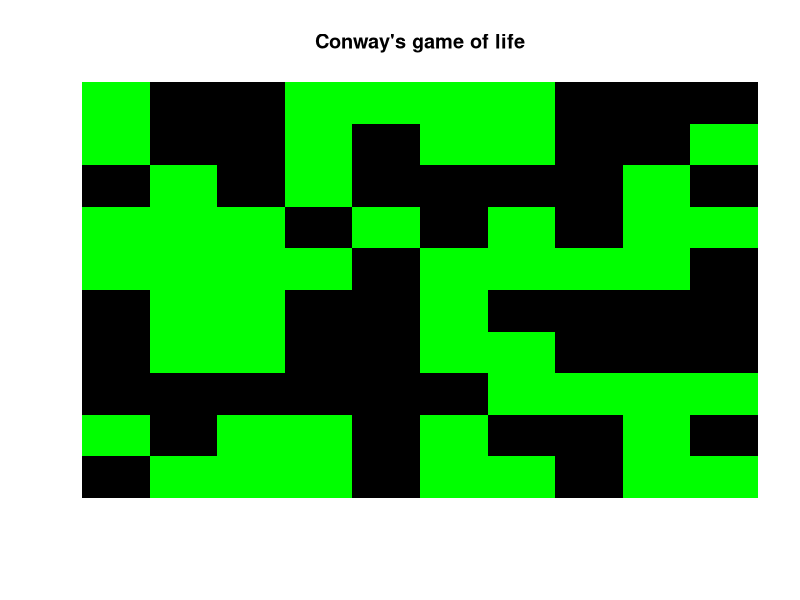
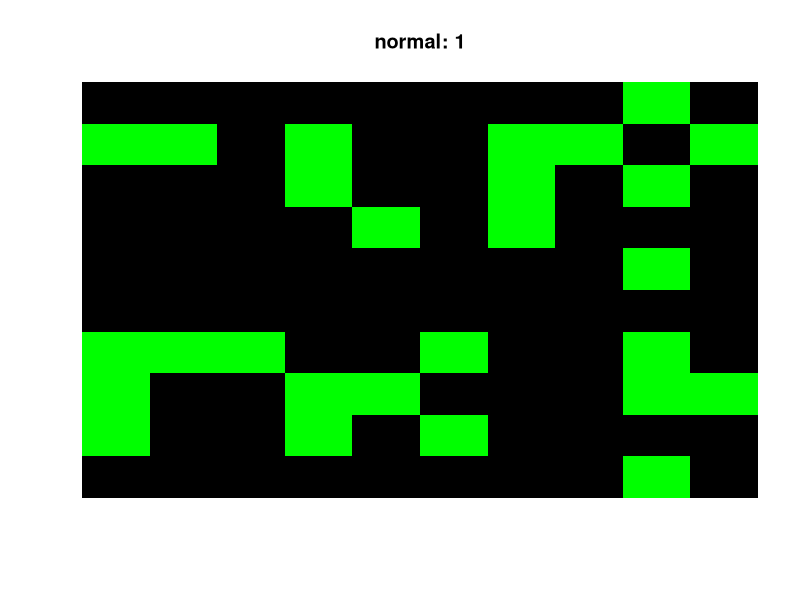
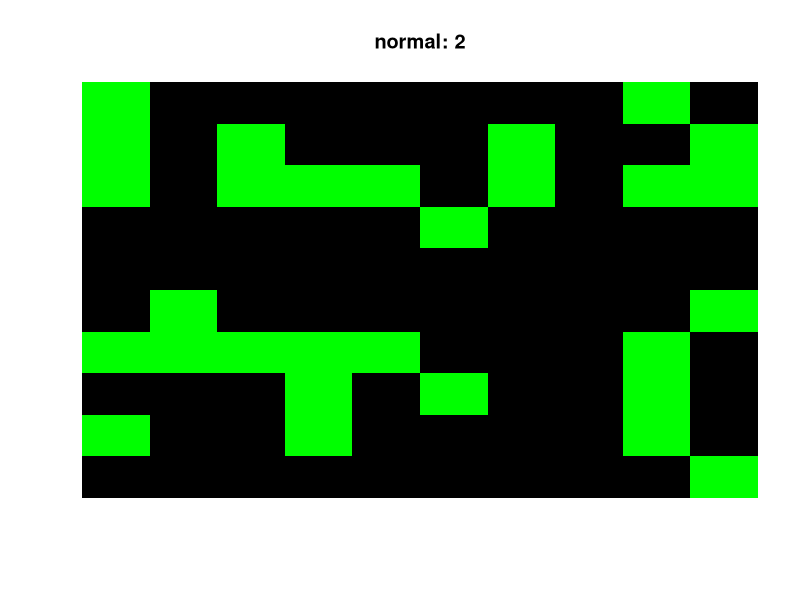
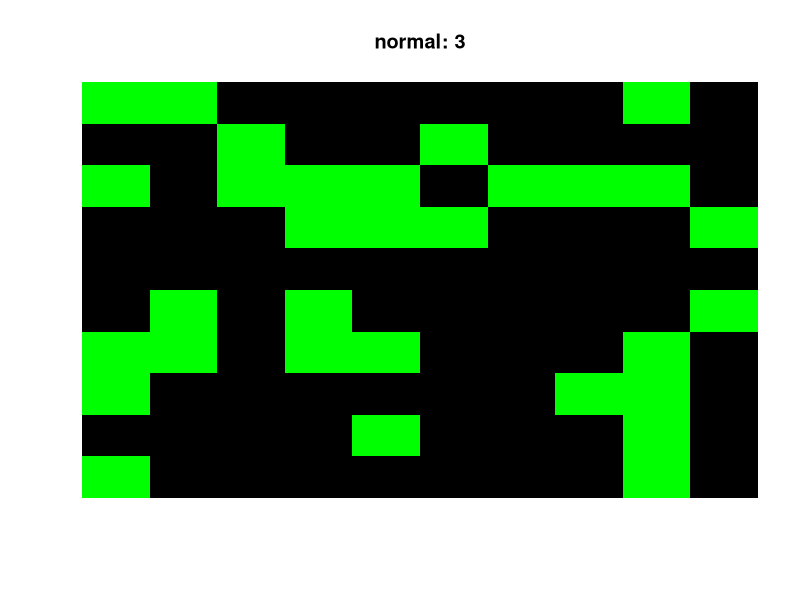
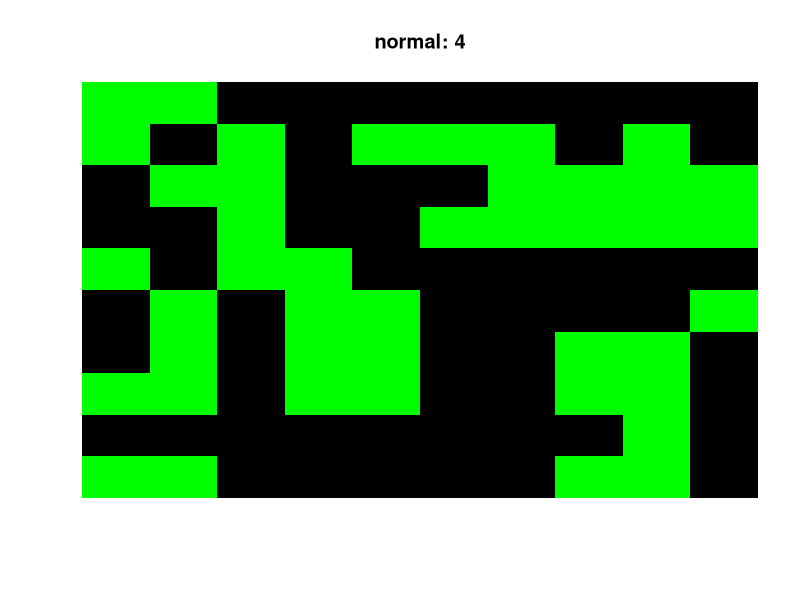
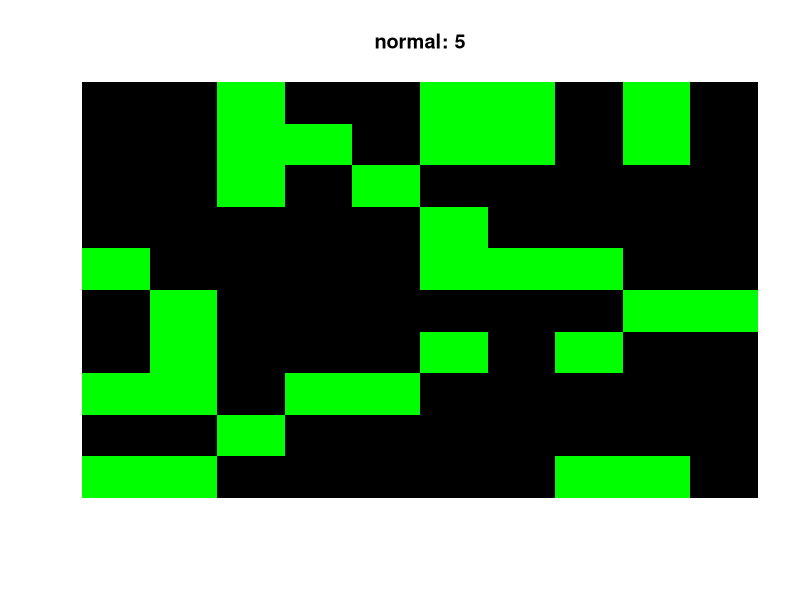
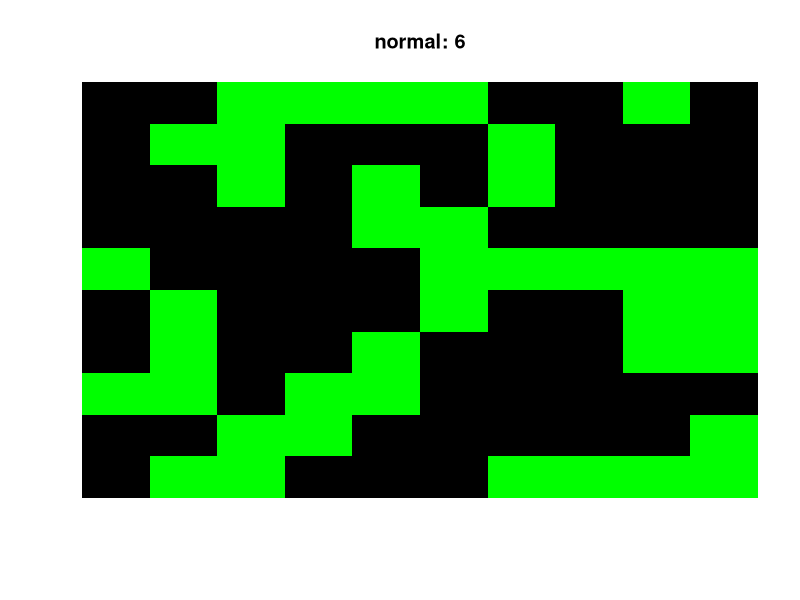
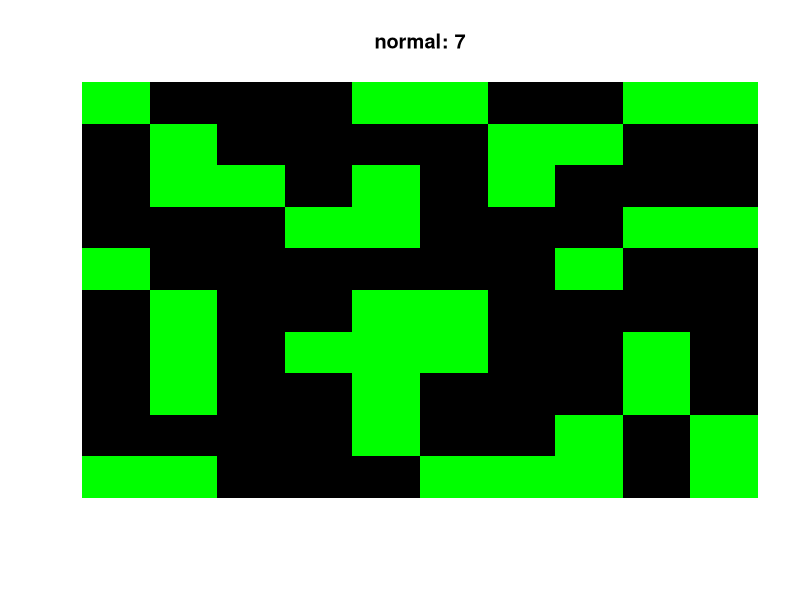

Write the R code that produced these figures, in order.

SIZE = readline("Size(default: 10): ")
SIZE = if(SIZE == "") 10 else as.numeric(SIZE)
BG_COLOR = "black"
FW_COLOR = "green"

BORN = 1
SURVIVES = 2

DEATH = BORN-1
ALIVE = SURVIVES-1

weightingAdder <- function(M) {
  TMP = matrix(0, nrow=SIZE, ncol=SIZE, byrow=T)
  for (i in 1:SIZE) {
    for (j in 1:SIZE) {
      if (M[i,j] == 0)  next
      for (k in -1:1) {
        for (l in -1:1) {
          if (k == 0 && l == 0) next
          x = i + k
          y = j + l
          if (i+k == 0)  x = SIZE
          else if (i+k == SIZE+1) x = 1
          if (j+l == 0)  y = SIZE
          else if (j+l == SIZE+1) y = 1

          TMP[x,y] = TMP[x,y] + 1
        }
      }
    }
  }
  return(TMP)
}

# Deprecated function
opt <- function(M) {
  return(t(apply(M,2,rev)))
}

title = "Conway's game of life"
cat('Type: {fill, empty, random}={f, e, r}\n')
type <- readline("Type: ")
if (type == "f") {
  A = matrix(1, nrow=SIZE, ncol=SIZE, byrow=T)
  image(A, main=title, col=FW_COLOR, axes=FALSE)
} else if (type == "e") {
  A = matrix(0, nrow=SIZE, ncol=SIZE, byrow=T)
  image(A, main=title, col=BG_COLOR, axes=FALSE)
} else {
  rand = as.integer(runif(SIZE^2, min=0, max=2))
  A = matrix(rand, nrow=SIZE, ncol=SIZE, byrow=T)
  image(A, main=title, col=c(BG_COLOR,FW_COLOR), axes=FALSE)
}


makePattern <- function(M) {
  count <- readline("Make Count: ")
  count = if (count == "") 0 else as.numeric(count)

  for (i in 1:count) {
    if (count == 0) break
    print(i, quote=FALSE)
    input <- as.numeric(locator(1))
    pos <- as.numeric(input) + 0.05
    len = if(SIZE<=10) 1.1/SIZE else 1.05/SIZE
    pos <- as.integer(pos/len) + 1
    
    M[pos[1], pos[2]] = if(M[pos[1],pos[2]]==1) 0 else 1

    image(M, col = if(length(M[M==1])==length(M)) FW_COLOR else c(BG_COLOR,FW_COLOR), axes=FALSE)
  }
  return(M)
}

A = makePattern(A)

library('stringr')
patternCompiler <- function(pattern) {
  rule_born = c()
  rule_survives = c()
  pattern = str_split(pattern, "")[[1]]
  for (i in 1:length(pattern)) {
    if (pattern[i] == "B") FLAG = FALSE
    if (pattern[i] == "S") FLAG = TRUE

    if (str_detect(pattern[i], "[0-9]")) {
      if (!FLAG) {
        rule_born <- c(rule_born, as.numeric(pattern[i]))
      } else {
        rule_survives <- c(rule_survives, as.numeric(pattern[i]))
      }
    }
  }
  return (list(rule_born, rule_survives))
}

printPattern <- function() {
  cat('\n')
  cat("normal: B3/S23\n")
  cat("day and night: B3678/S34678\n")
  cat("HighLife: B36/S23\n")
  cat("Replicator: B1357/S1357\n")
  cat("2x2: B36/S125\n")
  cat('\nPattern: [B3/S34]\n')
}
inputPattern <- function(rule) {
  rule <- readline("Input Pattern: ")
  if (rule == "normal" || rule=="n" || rule == "") {
    title = "normal"
    rule = "B3/S23"
  } else if (rule == "day and night" || rule=="d") {
    title = "day and night"
    rule = "B3678/S34678"
  } else if (rule == "HighLife" || rule=="h") {
    title = "HighLife"
    rule = "B36/S23"
  } else if (rule == "Replicator" || rule=="r") {
    title = "Replicator"
    rule = "B1357/S1357"
  } else if (rule == "2x2" || rule=="2") {
    title = "2x2"
    rule = "B36/S125"
  } else {
    title = rule
  }
  
  return(paste(title, rule, sep=","))
}

title = ""
printPattern()
rule <- inputPattern(rule)
title <- strsplit(rule, ",")[[1]][1]
rule <- strsplit(rule, ",")[[1]][2]
rule <- patternCompiler(rule)

counter = readline("generation num: ")

generation = 1
convergence = TRUE
B = matrix(0, nrow=SIZE, ncol=SIZE, byrow=T)
repeat {
  if (counter == "")  request = readline()
  if (request == "add") {
    A = makePattern(A)
    readline()
  } else if (request == "fwcolor") {
    cat('Color: {white, red, green, blue, lightblue, purple, yellow, gray, black}\n')
    FW_COLOR = readline("Color: ")
  } else if (request == "bgcolor") {
    cat('Color: {white, red, green, blue, lightblue, purple, yellow, gray, black}\n')
    BG_COLOR = readline("Color: ")
  } else if (request == "rule") {
    printPattern()
    rule <- inputPattern(rule)
    title <- strsplit(rule, ",")[[1]][1]
    rule <- strsplit(rule, ",")[[1]][2]
    rule <- patternCompiler(rule)
  }

  TMP = weightingAdder(A)
  for (x in 1:SIZE) {
    for (y in 1:SIZE) {
      if (A[x,y] == DEATH) {
        if (is.null(rule[[BORN]]) || length(rule[[BORN]][rule[[BORN]] == TMP[x,y]]) == 0)
          B[x,y] = 0
        else
          B[x,y] = 1
        next
      } 
      if (A[x,y] == ALIVE) {
        if (is.null(rule[[SURVIVES]]) || length(rule[[SURVIVES]][rule[[SURVIVES]]==TMP[x,y]])==0)
          B[x,y] = 0
        else
          B[x,y] = 1
        next
      } 
    }
  }
  if (length((A==B)[(A==B)==TRUE]) == SIZE^2) break

  A = B
  image(A, main=paste(title,generation,sep=": "), col=if(length(A[A==1])==length(A)) FW_COLOR else c(BG_COLOR,FW_COLOR), axes=FALSE)
  if (counter != "" && generation == as.numeric(counter))  counter = ""
  generation = generation + 1
}
